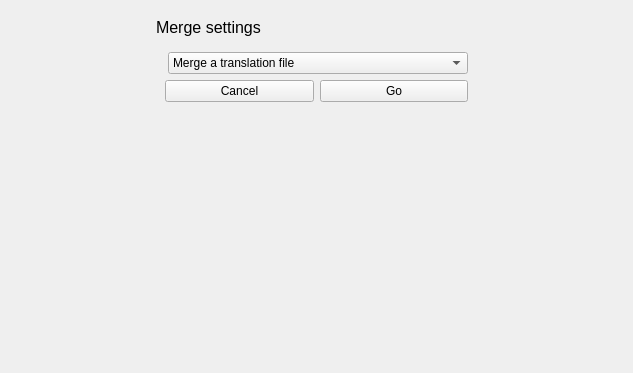
<?xml version="1.0" encoding="UTF-8"?>
<ui version="4.0">
 <class>MergeWidget</class>
 <widget class="QWidget" name="MergeWidget">
  <property name="geometry">
   <rect>
    <x>0</x>
    <y>0</y>
    <width>633</width>
    <height>373</height>
   </rect>
  </property>
  <property name="windowTitle">
   <string>Form</string>
  </property>
  <layout class="QVBoxLayout" name="verticalLayout_2">
   <property name="spacing">
    <number>0</number>
   </property>
   <property name="leftMargin">
    <number>0</number>
   </property>
   <property name="topMargin">
    <number>0</number>
   </property>
   <property name="rightMargin">
    <number>0</number>
   </property>
   <property name="bottomMargin">
    <number>0</number>
   </property>
   <item>
    <widget class="QScrollArea" name="scrollArea">
     <property name="frameShape">
      <enum>QFrame::NoFrame</enum>
     </property>
     <property name="widgetResizable">
      <bool>true</bool>
     </property>
     <widget class="QWidget" name="scrollAreaWidgetContents">
      <property name="geometry">
       <rect>
        <x>0</x>
        <y>0</y>
        <width>633</width>
        <height>373</height>
       </rect>
      </property>
      <layout class="QHBoxLayout" name="horizontalLayout_2">
       <item>
        <spacer name="horizontalSpacer">
         <property name="orientation">
          <enum>Qt::Horizontal</enum>
         </property>
         <property name="sizeHint" stdset="0">
          <size>
           <width>40</width>
           <height>20</height>
          </size>
         </property>
        </spacer>
       </item>
       <item>
        <widget class="QWidget" name="settingsWidget_2" native="true">
         <layout class="QVBoxLayout" name="verticalLayout">
          <item>
           <widget class="QLabel" name="label_21">
            <property name="font">
             <font>
              <pointsize>12</pointsize>
             </font>
            </property>
            <property name="text">
             <string>Merge settings</string>
            </property>
           </widget>
          </item>
          <item>
           <widget class="QWidget" name="importWidget" native="true">
            <property name="enabled">
             <bool>true</bool>
            </property>
            <layout class="QVBoxLayout" name="importLayout">
             <item>
              <layout class="QFormLayout" name="importFormLayout">
               <property name="horizontalSpacing">
                <number>3</number>
               </property>
               <property name="verticalSpacing">
                <number>3</number>
               </property>
               <item row="0" column="1">
                <widget class="QComboBox" name="mergeCombo">
                 <property name="minimumSize">
                  <size>
                   <width>300</width>
                   <height>0</height>
                  </size>
                 </property>
                 <item>
                  <property name="text">
                   <string>Merge a translation file</string>
                  </property>
                 </item>
                 <item>
                  <property name="text">
                   <string>Merge translations from a source code</string>
                  </property>
                 </item>
                </widget>
               </item>
              </layout>
             </item>
             <item>
              <layout class="QHBoxLayout" name="horizontalLayout_3">
               <item>
                <widget class="QPushButton" name="cancelBtn">
                 <property name="text">
                  <string>Cancel</string>
                 </property>
                 <property name="icon">
                  <iconset resource="resources.qrc">
                   <normaloff>:/icons/close</normaloff>:/icons/close</iconset>
                 </property>
                </widget>
               </item>
               <item>
                <widget class="QPushButton" name="mergeBtn">
                 <property name="text">
                  <string>Go</string>
                 </property>
                 <property name="icon">
                  <iconset resource="resources.qrc">
                   <normaloff>:/icons/add</normaloff>:/icons/add</iconset>
                 </property>
                </widget>
               </item>
              </layout>
             </item>
            </layout>
           </widget>
          </item>
          <item>
           <spacer name="verticalSpacer_9">
            <property name="orientation">
             <enum>Qt::Vertical</enum>
            </property>
            <property name="sizeHint" stdset="0">
             <size>
              <width>20</width>
              <height>40</height>
             </size>
            </property>
           </spacer>
          </item>
         </layout>
        </widget>
       </item>
       <item>
        <spacer name="horizontalSpacer_2">
         <property name="orientation">
          <enum>Qt::Horizontal</enum>
         </property>
         <property name="sizeHint" stdset="0">
          <size>
           <width>40</width>
           <height>20</height>
          </size>
         </property>
        </spacer>
       </item>
      </layout>
     </widget>
    </widget>
   </item>
  </layout>
 </widget>
 <resources>
  <include location="resources.qrc"/>
 </resources>
 <connections/>
</ui>
